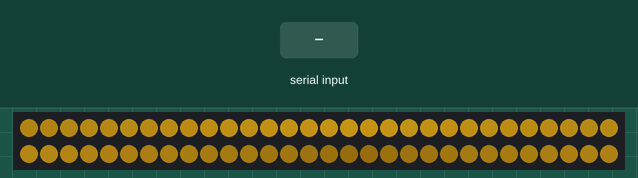
Simulated run of this sketch. Board: Arduino Uno, built with avr-gcc and run on an emulated ATmega328P. Parts: 60 RGB LEDs in strip order, left to right, continuing on the next row. The inputs (shaded band) are chosen by the test bench. Dim RGB values are drawn brighter than linear.

Above: at 1.2 s.
1.3 s: "B" received over Serial
At 1.79 s:
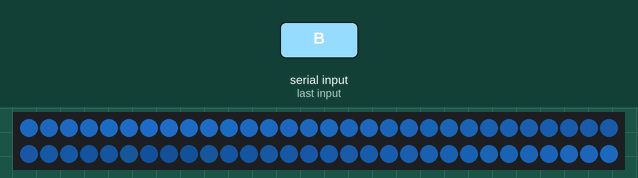
4.1 s: "C" received over Serial
At 5.25 s:
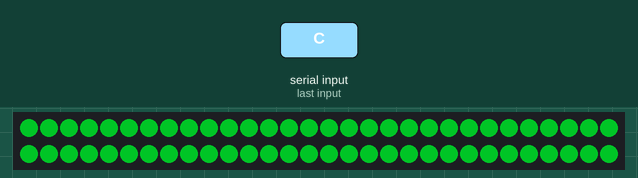
6.6 s: "W" received over Serial
At 6.91 s:
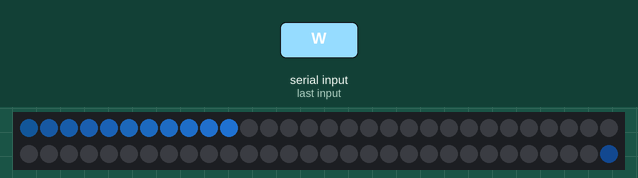
9.2 s: "A" received over Serial
At 9.55 s:
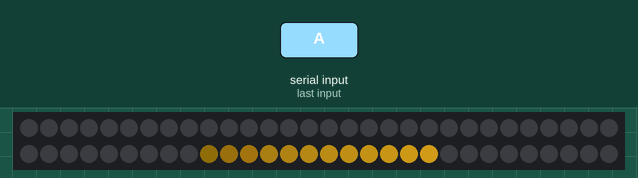
Timing chart, 0 to 12.2 s (numbered marks = the images above; inputs shaded):
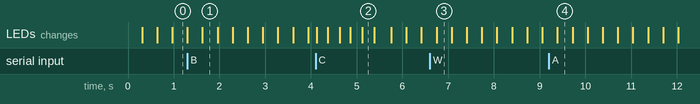

Measured:
- after the input at 1.3 s, the LEDs: change after 0.33 s (image 1)
- after the input at 4.1 s, the LEDs: change at once (image 2)
- after the input at 6.6 s, the LEDs: change after 0.15 s (image 3)
- after the input at 9.2 s, the LEDs: change after 0.19 s (image 4)

The sketch:

quiz_led.ino
```cpp
/*
 * 퀴즈존 LED 연출 (Q1 · Q2 공용) — WS2812B 애니메이션 3종
 * 설계명세서 5.1: 대기(은은한 순환) / 정답(초록 플래시) / 호출(스테이션 색 웨이브)
 *
 * 결선 (설계명세서 5.3):
 *   D6 → 74AHCT125(1A) → 1Y → 330Ω → WS2812B DIN
 *   스트립 전원은 별도 5V 4A 어댑터 (1000uF 병렬) · GND 공통 필수
 *
 * 리눅스 측 브리지(bridge/led_bridge.py)가 시리얼로 한 글자 명령 전송:
 *   'A'/'B' : 스테이션 색 설정 (부팅 직후 1회 — A 주황 / B 파랑)
 *   'I'     : 대기 애니메이션
 *   'C'     : 정답 플래시 (끝나면 자동으로 대기 복귀)
 *   'W'     : 호출 웨이브 ('I' 수신 또는 15초 후 자동 복귀)
 *
 * 라이브러리: Adafruit NeoPixel (라이브러리 매니저에서 설치)
 */
#include <Adafruit_NeoPixel.h>

#define LED_PIN    6
#define NUM_LEDS   60      // 디스플레이 테두리 실측 후 조정
#define BRIGHTNESS 120     // 0~255 — 전원 여유에 맞춰 조정

Adafruit_NeoPixel strip(NUM_LEDS, LED_PIN, NEO_GRB + NEO_KHZ800);

char mode = 'I';
char station = 'A';
unsigned long modeStart = 0;
unsigned long lastFrame = 0;
uint16_t frame = 0;

const unsigned long WAVE_TIMEOUT_MS  = 15000;  // 호출 웨이브 자동 종료(브리지 정지 대비)
const unsigned long FLASH_DURATION_MS = 1500;  // 정답 플래시 길이

uint32_t stationColor() {
  // 스테이션 고유색 — 멀리서도 누가 일어날 차례인지 식별 (5.1)
  // 뭉클 떡집 팔레트: A = 달 노랑, B = 하늘색
  if (station == 'B') return strip.Color(40, 140, 255);  // B: 하늘색
  return strip.Color(255, 190, 30);                      // A: 달 노랑
}

void setup() {
  Serial.begin(115200);
  strip.begin();
  strip.setBrightness(BRIGHTNESS);
  strip.show();
  modeStart = millis();
}

void setMode(char m) {
  mode = m;
  modeStart = millis();
  frame = 0;
}

void loop() {
  // ── 명령 수신 ──
  while (Serial.available()) {
    char c = Serial.read();
    if (c == 'A' || c == 'B') station = c;
    else if (c == 'I' || c == 'C' || c == 'W') setMode(c);
  }

  // ── 자동 복귀 ──
  unsigned long elapsed = millis() - modeStart;
  if (mode == 'C' && elapsed > FLASH_DURATION_MS) setMode('I');
  if (mode == 'W' && elapsed > WAVE_TIMEOUT_MS)  setMode('I');

  // ── 프레임 갱신 (약 30fps) ──
  if (millis() - lastFrame < 33) return;
  lastFrame = millis();
  frame++;

  if (mode == 'I') animIdle();
  else if (mode == 'C') animCorrect(elapsed);
  else animWave();
  strip.show();
}

/* 대기: 스테이션 색이 은은하게 순환 — 밝기 파도가 천천히 흐름 */
void animIdle() {
  uint32_t c = stationColor();
  uint8_t r = (uint8_t)(c >> 16), g = (uint8_t)(c >> 8), b = (uint8_t)c;
  for (int i = 0; i < NUM_LEDS; i++) {
    // 0.2~1.0 사이 사인 파형 (정수 근사)
    int phase = (i * 256 / NUM_LEDS + frame * 2) & 0xFF;
    int s = phase < 128 ? phase : 255 - phase;      // 삼각파 0~127
    int lvl = 50 + s * 155 / 127;                   // 50~205
    strip.setPixelColor(i, r * lvl / 255, g * lvl / 255, b * lvl / 255);
  }
}

/* 정답: 초록 플래시 3회 */
void animCorrect(unsigned long elapsed) {
  bool on = (elapsed / 250) % 2 == 0;
  uint32_t c = on ? strip.Color(0, 200, 40) : 0;
  for (int i = 0; i < NUM_LEDS; i++) strip.setPixelColor(i, c);
}

/* 호출: 스테이션 색 웨이브가 만들기존 방향으로 흐름
 * (스트립 설치 방향에 따라 방향이 반대면 WAVE_REVERSE를 1로) */
#define WAVE_REVERSE 0
void animWave() {
  uint32_t c = stationColor();
  uint8_t r = (uint8_t)(c >> 16), g = (uint8_t)(c >> 8), b = (uint8_t)c;
  int head = (frame * 2) % NUM_LEDS;
  for (int i = 0; i < NUM_LEDS; i++) {
    int pos = WAVE_REVERSE ? NUM_LEDS - 1 - i : i;
    int dist = (head - pos + NUM_LEDS) % NUM_LEDS;  // 웨이브 꼬리 길이 12
    int lvl = dist < 12 ? 255 - dist * 20 : 0;
    strip.setPixelColor(i, r * lvl / 255, g * lvl / 255, b * lvl / 255);
  }
}
```
